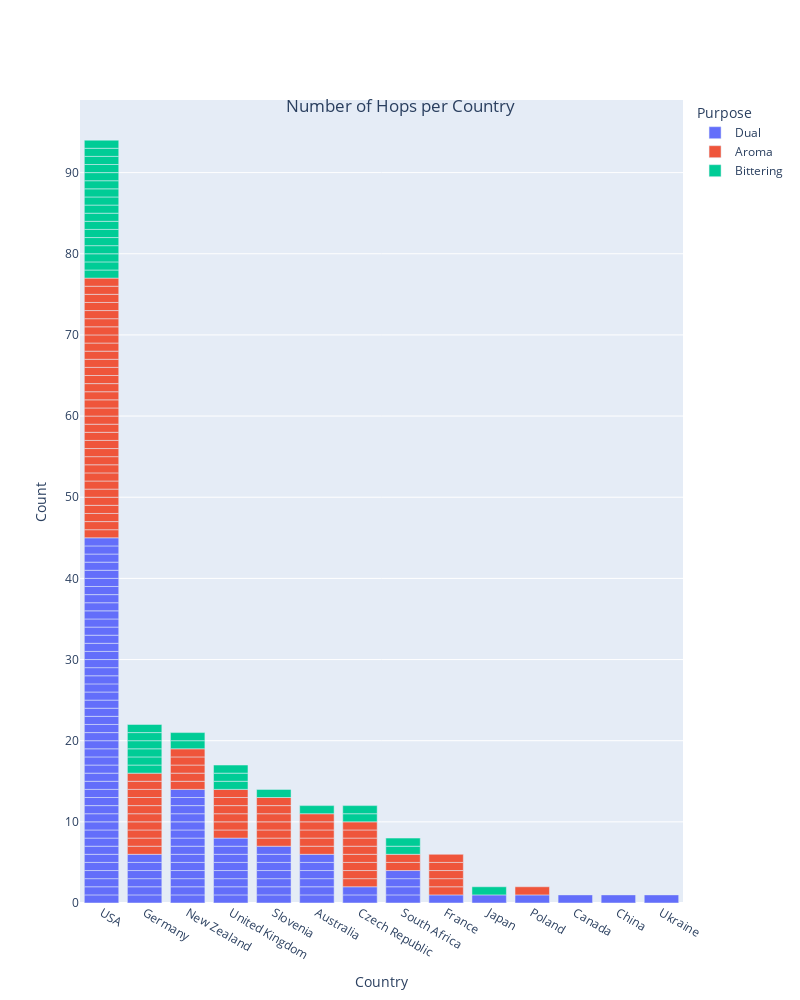

Notebook code cell kept with this figure:
### Markdown cell above
Hop count per country

### Code cell
fig = px.bar(hops_bv, x="Country", color="Purpose", labels={
             "x": "Country", "count": "Count"}, title="Number of Hops per Country", hover_data=['Continent'], width=800, height=1000)
fig.update_layout(title={
    'y': 0.9,
    'x': 0.5,
    'xanchor': 'center',
    'yanchor': 'top'},
    xaxis={'categoryorder': 'total descending'})

fig.show()

### Figure 1 — Plotly figure (JSON) as saved in the notebook; plotly's stock layout.template omitted (floating-point values rounded to 4 significant figures)
{"data": [{"alignmentgroup": "True", "customdata": [["Australia"], ["Australia"], ["Australia"], ["Australia"], ["Australia"], ["Australia"], ["N. America"], ["Asia"], ["Europe"], ["Europe"], ["Europe"], ["Europe"], ["Europe"], ["Europe"], ["Europe"], ["Europe"], ["Europe"], ["Asia"], ["Australia"], ["Australia"], ["Australia"], ["Australia"], ["Australia"], ["Australia"], ["Australia"], ["Australia"], ["Australia"], ["Australia"], ["Australia"], ["Australia"], ["Australia"], ["Australia"], ["Europe"], ["Europe"], ["Europe"], ["Europe"], ["Europe"], ["Europe"], ["Europe"], ["Europe"], ["Africa"], ["Africa"], ["Africa"], ["Africa"], ["Europe"], ["Europe"], ["Europe"], ["Europe"], ["Europe"], ["Europe"], ["Europe"], ["Europe"], ["Europe"], ["N. America"], ["N. America"], ["N. America"], ["N. America"], ["N. America"], ["N. America"], ["N. America"], ["N. America"], ["N. America"], ["N. America"], ["N. America"], ["N. America"], ["N. America"], ["N. America"], ["N. America"], ["N. America"], ["N. America"], ["N. America"], ["N. America"], ["N. America"], ["N. America"], ["N. America"], ["N. America"], ["N. America"], ["N. America"], ["N. America"], ["N. America"], ["N. America"], ["N. America"], ["N. America"], ["N. America"], ["N. America"], ["N. America"], ["N. America"], ["N. America"], ["N. America"], ["N. America"], ["N. America"], ["N. America"], ["N. America"], ["N. America"], ["N. America"], ["N. America"], ["N. America"], ["N. America"]], "hovertemplate": "Purpose=Dual<br>Country=%{x}<br>Count=%{y}<br>Continent=%{customdata[0]}<extra></extra>", "legendgroup": "Dual", "marker": {"color": "#636efa", "pattern": {"shape": ""}}, "name": "Dual", "offsetgroup": "Dual", "orientation": "v", "showlegend": true, "textposition": "auto", "type": "bar", "x": ["Australia", "Australia", "Australia", "Australia", "Australia", "Australia", "Canada", "China", "Czech Republic", "Czech Republic", "France", "Germany", "Germany", "Germany", "Germany", "Germany", "Germany", "Japan", "New Zealand", "New Zealand", "New Zealand", "New Zealand", "New Zealand", "New Zealand", "New Zealand", "New Zealand", "New Zealand", "New Zealand", "New Zealand", "New Zealand", "New Zealand", "New Zealand", "Poland", "Slovenia", "Slovenia", "Slovenia", "Slovenia", "Slovenia", "Slovenia", "Slovenia", "South Africa", "South Africa", "South Africa", "South Africa", "Ukraine", "United Kingdom", "United Kingdom", "United Kingdom", "United Kingdom", "United Kingdom", "United Kingdom", "United Kingdom", "United Kingdom", "USA", "USA", "USA", "USA", "USA", "USA", "USA", "USA", "USA", "USA", "USA", "USA", "USA", "USA", "USA", "USA", "USA", "USA", "USA", "USA", "USA", "USA", "USA", "USA", "USA", "USA", "USA", "USA", "USA", "USA", "USA", "USA", "USA", "USA", "USA", "USA", "USA", "USA", "USA", "USA", "USA", "USA", "USA", "USA", "USA"], "xaxis": "x", "y": [1, 1, 1, 1, 1, 1, 1, 1, 1, 1, 1, 1, 1, 1, 1, 1, 1, 1, 1, 1, 1, 1, 1, 1, 1, 1, 1, 1, 1, 1, 1, 1, 1, 1, 1, 1, 1, 1, 1, 1, 1, 1, 1, 1, 1, 1, 1, 1, 1, 1, 1, 1, 1, 1, 1, 1, 1, 1, 1, 1, 1, 1, 1, 1, 1, 1, 1, 1, 1, 1, 1, 1, 1, 1, 1, 1, 1, 1, 1, 1, 1, 1, 1, 1, 1, 1, 1, 1, 1, 1, 1, 1, 1, 1, 1, 1, 1, 1], "yaxis": "y"}, {"alignmentgroup": "True", "customdata": [["Australia"], ["Australia"], ["Australia"], ["Australia"], ["Australia"], ["Europe"], ["Europe"], ["Europe"], ["Europe"], ["Europe"], ["Europe"], ["Europe"], ["Europe"], ["Europe"], ["Europe"], ["Europe"], ["Europe"], ["Europe"], ["Europe"], ["Europe"], ["Europe"], ["Europe"], ["Europe"], ["Europe"], ["Europe"], ["Europe"], ["Europe"], ["Europe"], ["Australia"], ["Australia"], ["Australia"], ["Australia"], ["Australia"], ["Europe"], ["Europe"], ["Europe"], ["Europe"], ["Europe"], ["Europe"], ["Europe"], ["Africa"], ["Africa"], ["Europe"], ["Europe"], ["Europe"], ["Europe"], ["Europe"], ["Europe"], ["N. America"], ["N. America"], ["N. America"], ["N. America"], ["N. America"], ["N. America"], ["N. America"], ["N. America"], ["N. America"], ["N. America"], ["N. America"], ["N. America"], ["N. America"], ["N. America"], ["N. America"], ["N. America"], ["N. America"], ["N. America"], ["N. America"], ["N. America"], ["N. America"], ["N. America"], ["N. America"], ["N. America"], ["N. America"], ["N. America"], ["N. America"], ["N. America"], ["N. America"], ["N. America"], ["N. America"], ["N. America"]], "hovertemplate": "Purpose=Aroma<br>Country=%{x}<br>Count=%{y}<br>Continent=%{customdata[0]}<extra></extra>", "legendgroup": "Aroma", "marker": {"color": "#EF553B", "pattern": {"shape": ""}}, "name": "Aroma", "offsetgroup": "Aroma", "orientation": "v", "showlegend": true, "textposition": "auto", "type": "bar", "x": ["Australia", "Australia", "Australia", "Australia", "Australia", "Czech Republic", "Czech Republic", "Czech Republic", "Czech Republic", "Czech Republic", "Czech Republic", "Czech Republic", "Czech Republic", "France", "France", "France", "France", "France", "Germany", "Germany", "Germany", "Germany", "Germany", "Germany", "Germany", "Germany", "Germany", "Germany", "New Zealand", "New Zealand", "New Zealand", "New Zealand", "New Zealand", "Poland", "Slovenia", "Slovenia", "Slovenia", "Slovenia", "Slovenia", "Slovenia", "South Africa", "South Africa", "United Kingdom", "United Kingdom", "United Kingdom", "United Kingdom", "United Kingdom", "United Kingdom", "USA", "USA", "USA", "USA", "USA", "USA", "USA", "USA", "USA", "USA", "USA", "USA", "USA", "USA", "USA", "USA", "USA", "USA", "USA", "USA", "USA", "USA", "USA", "USA", "USA", "USA", "USA", "USA", "USA", "USA", "USA", "USA"], "xaxis": "x", "y": [1, 1, 1, 1, 1, 1, 1, 1, 1, 1, 1, 1, 1, 1, 1, 1, 1, 1, 1, 1, 1, 1, 1, 1, 1, 1, 1, 1, 1, 1, 1, 1, 1, 1, 1, 1, 1, 1, 1, 1, 1, 1, 1, 1, 1, 1, 1, 1, 1, 1, 1, 1, 1, 1, 1, 1, 1, 1, 1, 1, 1, 1, 1, 1, 1, 1, 1, 1, 1, 1, 1, 1, 1, 1, 1, 1, 1, 1, 1, 1], "yaxis": "y"}, {"alignmentgroup": "True", "customdata": [["Australia"], ["Europe"], ["Europe"], ["Europe"], ["Europe"], ["Europe"], ["Europe"], ["Europe"], ["Europe"], ["Asia"], ["Australia"], ["Australia"], ["Europe"], ["Africa"], ["Africa"], ["Europe"], ["Europe"], ["Europe"], ["N. America"], ["N. America"], ["N. America"], ["N. America"], ["N. America"], ["N. America"], ["N. America"], ["N. America"], ["N. America"], ["N. America"], ["N. America"], ["N. America"], ["N. America"], ["N. America"], ["N. America"], ["N. America"], ["N. America"]], "hovertemplate": "Purpose=Bittering<br>Country=%{x}<br>Count=%{y}<br>Continent=%{customdata[0]}<extra></extra>", "legendgroup": "Bittering", "marker": {"color": "#00cc96", "pattern": {"shape": ""}}, "name": "Bittering", "offsetgroup": "Bittering", "orientation": "v", "showlegend": true, "textposition": "auto", "type": "bar", "x": ["Australia", "Czech Republic", "Czech Republic", "Germany", "Germany", "Germany", "Germany", "Germany", "Germany", "Japan", "New Zealand", "New Zealand", "Slovenia", "South Africa", "South Africa", "United Kingdom", "United Kingdom", "United Kingdom", "USA", "USA", "USA", "USA", "USA", "USA", "USA", "USA", "USA", "USA", "USA", "USA", "USA", "USA", "USA", "USA", "USA"], "xaxis": "x", "y": [1, 1, 1, 1, 1, 1, 1, 1, 1, 1, 1, 1, 1, 1, 1, 1, 1, 1, 1, 1, 1, 1, 1, 1, 1, 1, 1, 1, 1, 1, 1, 1, 1, 1, 1], "yaxis": "y"}], "layout": {"barmode": "relative", "height": 1000, "legend": {"title": {"text": "Purpose"}, "tracegroupgap": 0}, "title": {"text": "Number of Hops per Country", "x": 0.5, "xanchor": "center", "y": 0.9, "yanchor": "top"}, "width": 800, "xaxis": {"anchor": "y", "categoryorder": "total descending", "domain": [0, 1], "title": {"text": "Country"}}, "yaxis": {"anchor": "x", "domain": [0, 1], "title": {"text": "Count"}}}}
